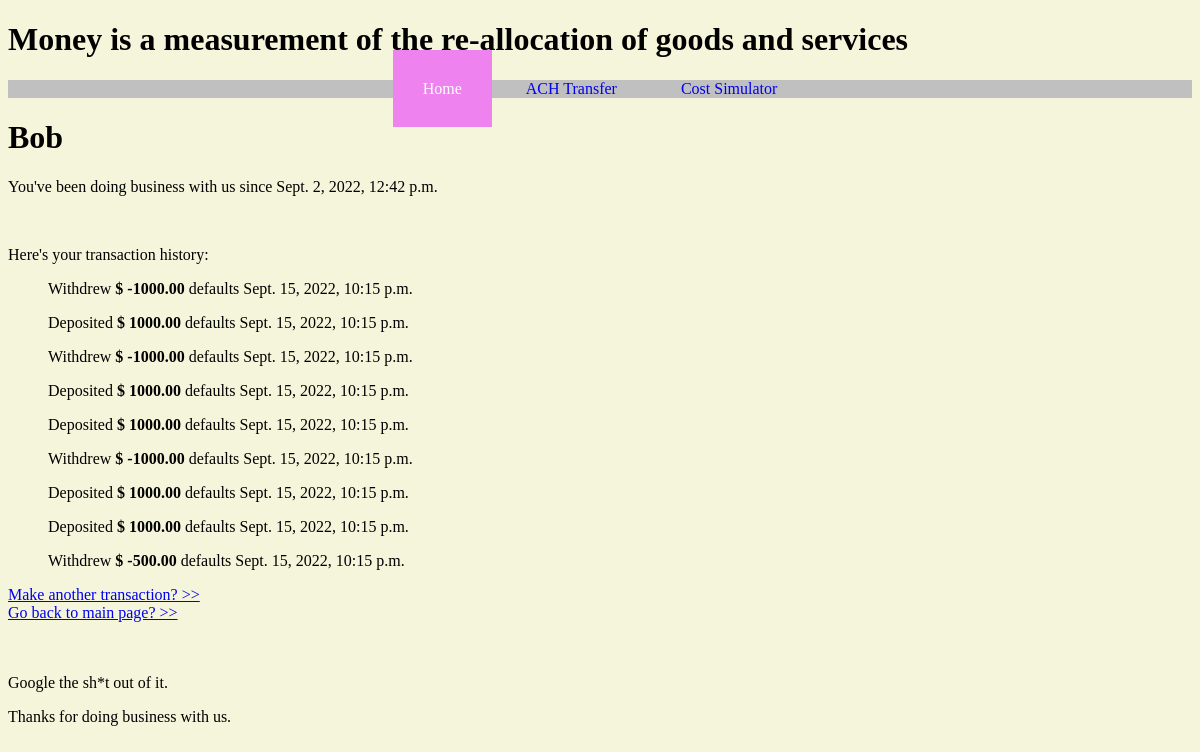
/1/account/, run on an earlier commit of the app's database.
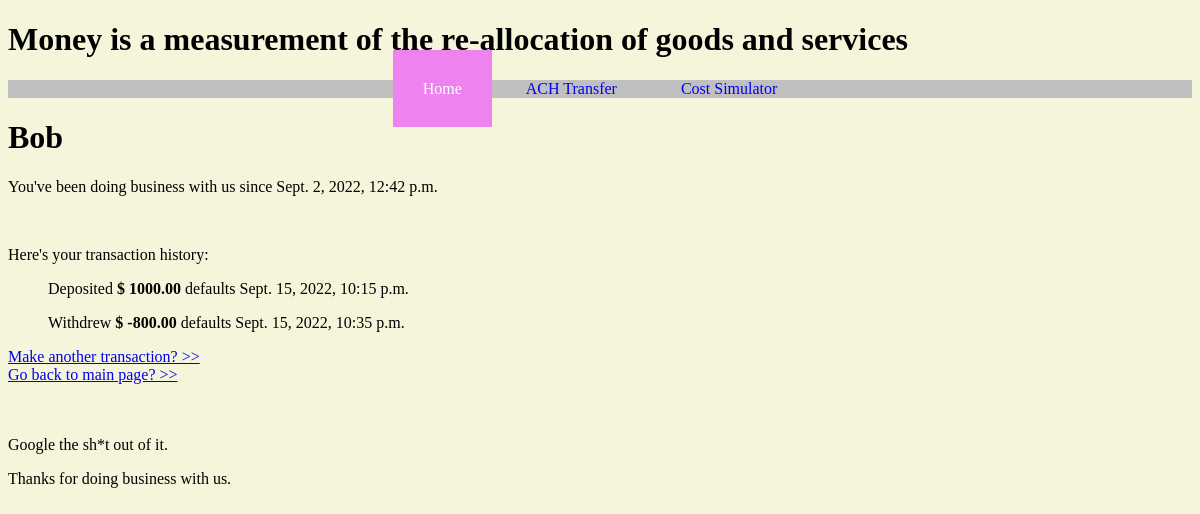
And on a later commit of the database.
### perseverance/models.py (models this page shows, shortened)
class Customer(models.Model):
    customer_text = models.CharField(max_length=200)
    pub_date = models.DateTimeField('Doing business with us since ')

class Balance(models.Model):
    customer = models.ForeignKey(Customer, on_delete=models.CASCADE)
    balance_text = models.CharField(max_length=200)
    defaults = models.DecimalField(max_digits=20, decimal_places=2, default=1000.00)
    timestamp = models.DateTimeField('Transaction timestamp ')
    class Meta:
        verbose_name_plural = 'Balance'

### perseverance/views.py (the view)
# urls.py: path('<int:pk>/account/', views.AccountView.as_view(), name='account'),
class AccountView(generic.DetailView):
    model = Customer
    template_name = 'perseverance/account.html'

### perseverance/templates/perseverance/account.html (shortened to what this page needs)
{% extends "./index.html" %}
  {% block content %}
    <h1>{{ customer.customer_text }}  </h1>
    <p>You've been doing business with us since {{ customer.pub_date }}</p><br>
    <p>Here's your transaction history: </p>
    <ul>
      {% for bal in customer.balance_set.all %}
        {% if bal.balance_text == 'Withdraw' %}
         Withdrew <strong>$ -{{ bal.defaults }} </strong> defaults {{bal.timestamp}}</p>
        {% elif bal.balance_text == 'Deposit' %}
         Deposited <strong>$ {{ bal.defaults }} </strong> defaults {{bal.timestamp}}</p>
       {% endif %}
      {% endfor %}
    </ul>
    <a href="{% url 'perseverance:tranx' customer.id %}">Make another transaction? >> </a>
    <br>
    <a href="{% url 'perseverance:index' %}">Go back to main page? >></a>
{% endblock content%}

### perseverance/templates/perseverance/index.html (shortened to what this page needs)
<!DOCTYPE html>
<html lang="en" dir="ltr">
  <head>
    {% load static %}
    <link rel="stylesheet" href="{% static 'perseverance/style.css' %}">
  </head>
  <body>
    <h1>Money is a measurement of the re-allocation of goods and services</h1>
    <center>
    <div class="topnav" id="nav">
          <a href="{% url 'perseverance:index' %}" class="active">Home</a>
          <a href="{% url 'perseverance:tranfer' %}">ACH Transfer</a>
          <a href="{% url 'perseverance:cost' %}">Cost Simulator</a>
    </div>
    </center>
    {% block content %}{% endblock content %}
    <br>
    <br>
    <br>
    <p>Google the sh*t out of it.</p>
    <p>Thanks for doing business with us.</p>
  </body>
</html>

### perseverance/static/perseverance/style.css (style rules this page uses)
body { background-color: beige; font-family: fantasy; }
.topnav { background-color: silver; color: white; }
.topnav a:link { padding: 30px; text-decoration: none; }
.topnav a.active { background-color: violet; color: white; }

What changed in the data, as far as the page shows it:
removed Balance: defaults "1000.00", timestamp "Sept. 15, 2022, 10:15 p.m."
removed Balance: defaults "1000.00", timestamp "Sept. 15, 2022, 10:15 p.m."
removed Balance: defaults "1000.00", timestamp "Sept. 15, 2022, 10:15 p.m."
removed Balance: defaults "1000.00", timestamp "Sept. 15, 2022, 10:15 p.m."
removed Balance: defaults "1000.00", timestamp "Sept. 15, 2022, 10:15 p.m."
removed Balance: defaults "1000.00", timestamp "Sept. 15, 2022, 10:15 p.m."
removed Balance: defaults "1000.00", timestamp "Sept. 15, 2022, 10:15 p.m."
removed Balance: defaults "500.00", timestamp "Sept. 15, 2022, 10:15 p.m."
added Balance: defaults "800.00", timestamp "Sept. 15, 2022, 10:35 p.m."
